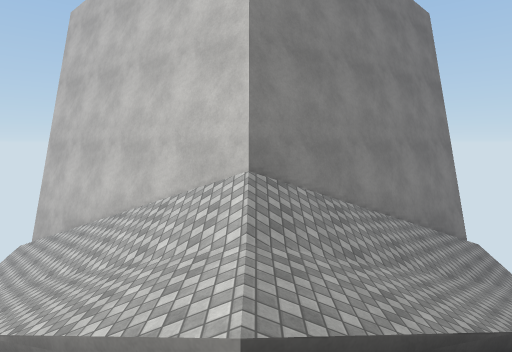
view 1 (above)

16 first-person views from a walk through a scene from a Unity 3-D project. The camera is 1.3 m above the floor, tilts 6° down and sees 80° across. The floor is counted in squares, 2 m on a side. Each view is taken from the middle of a square. On the plan, view 1 faces up. The plan holds only what a view shows up to about 10 squares ahead; the rest is blank. The place goes on beyond the plan. Surface patterns are stand-ins for the level's own textures.

view 2
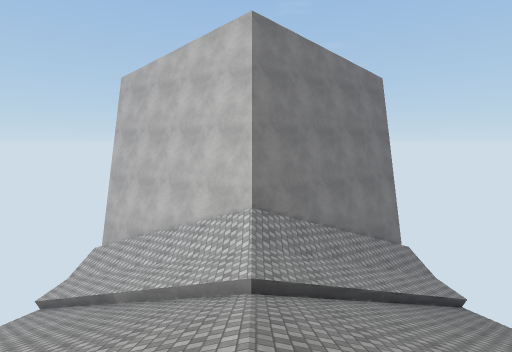

view 3
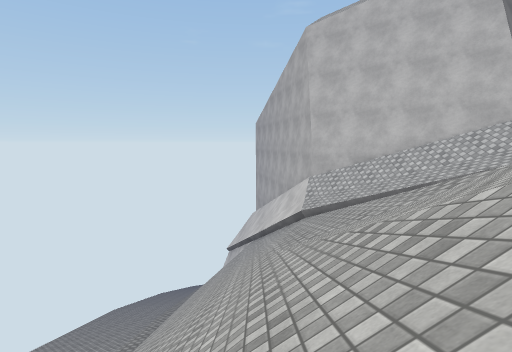

view 4
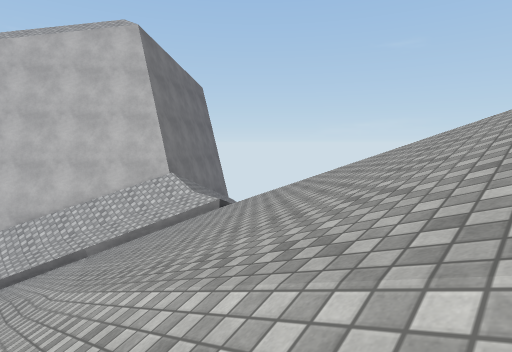

view 5
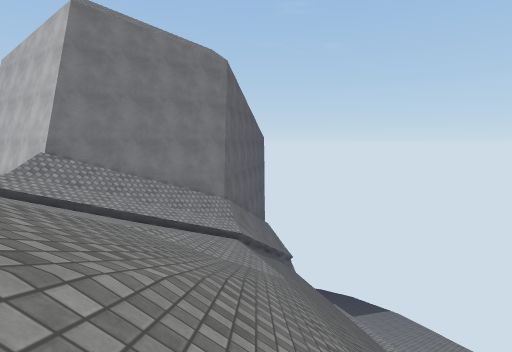

view 6
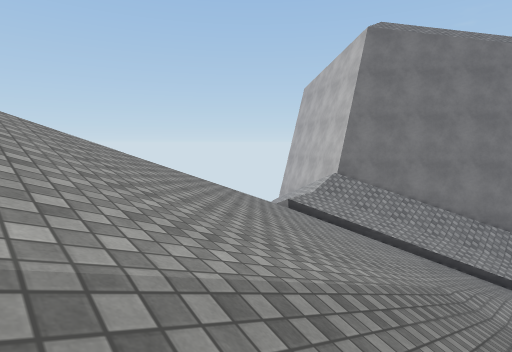

view 7
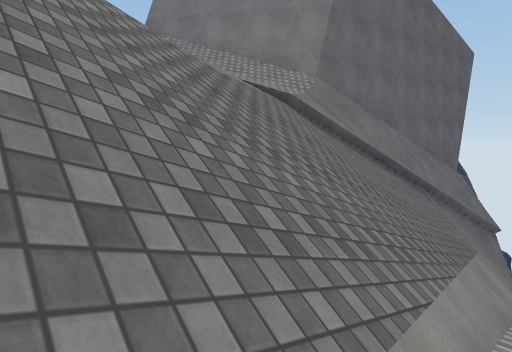

view 8
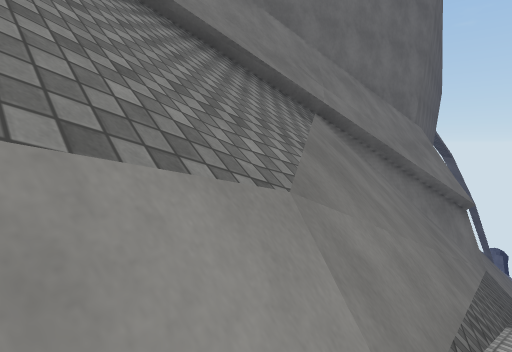

view 9
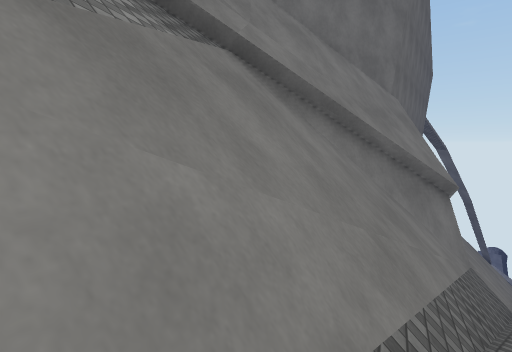

view 10
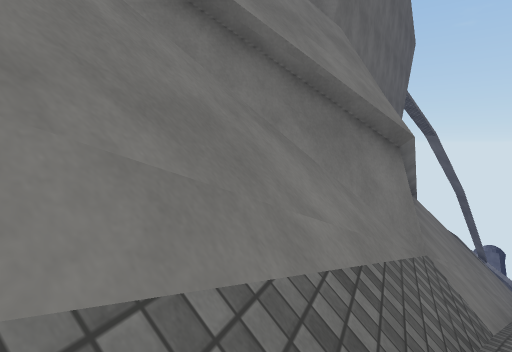

view 11
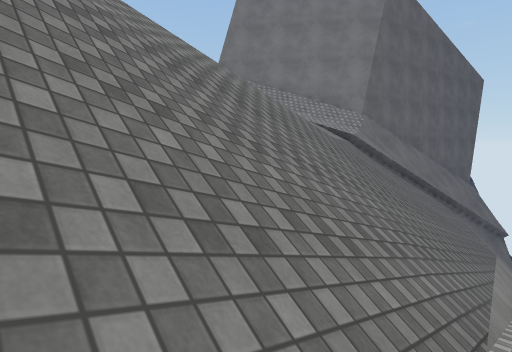

view 12
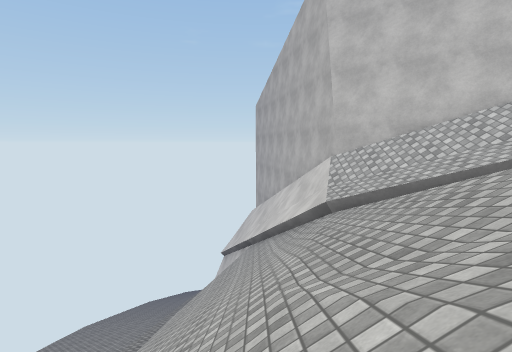

view 13
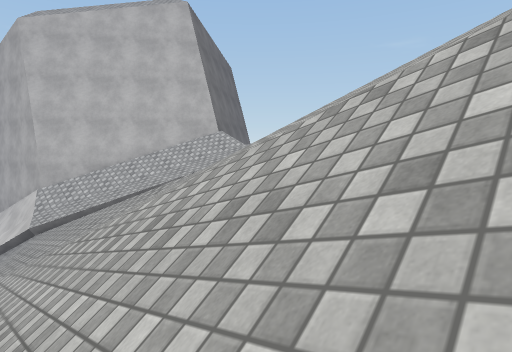

view 14
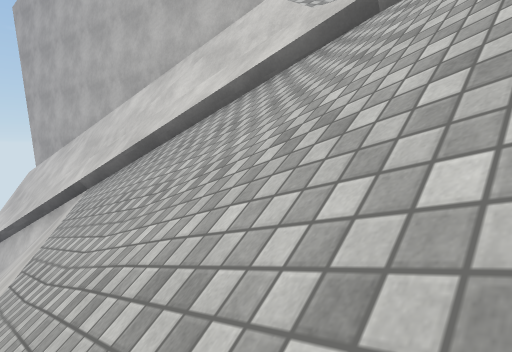

view 15
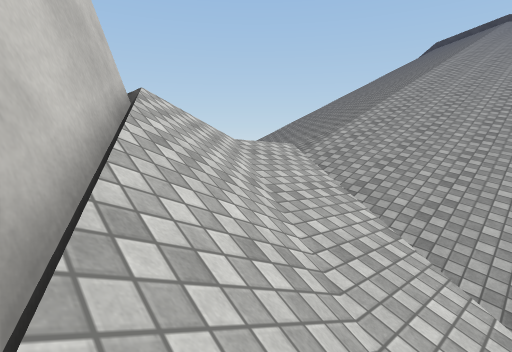

view 16
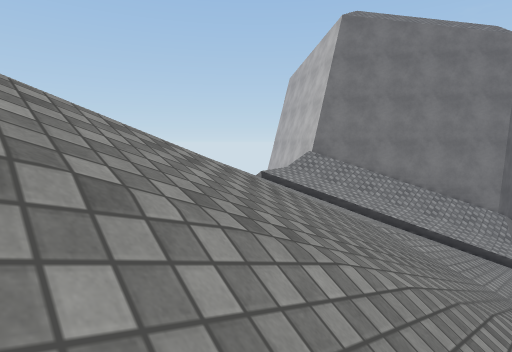

### Floor plan
Key: @ floor where view 1 was taken; # wall or solid block; . main floor; : floor 0.75 m higher than the main floor; - floor 1.5 m lower than the main floor; + floor 1.5 m higher than the main floor; * floor 8 m higher than the main floor; / step, stairs or slope; = window, fence, low wall or low ledge; v drop or lower ground.
Columns run from 10 left of view 1 to 10 right of it. Each row starts with its distance up from view 1.
 17                    #v
 16                    #v
 15                    #v
 14                    #/
 13                    #/
 12                    #/
 11                   ##/
 10                 ####/
  9    ##           #-v#/
  8 =  /##         ##/v#/
  7 = //###       ###//v/
  6 v///#/###   ###/#//=/
  5 =///#///#####////////
  4 //////////#//////////
  3 /////////////////////
  2  /////////*//////////
  1  ////////////////////
  0  /////////@//////////
 -1   //////////////////.
 -2   //////////////////.
 -3    /////////////////:
 -4    ////////////// //+
 -5    //////////////
 -6         ////
 -7         ///
 -8         //

Positions as (right, up) in squares from view 1, and headings:
1: (0, 0), facing up
2: (0, -3), facing up
3: (-7, -4), facing up
4: (-5, -5), facing up-right
5: (6, -5), facing up
6: (5, -5), facing up-left
7: (10, -1), facing up-left
8: (10, 5), facing up-left
9: (10, 7), facing up-left
10: (10, 10), facing up-left
11: (10, -4), facing up-left
12: (-7, -1), facing up
13: (-7, -5), facing up-right
14: (-9, 3), facing up-right
15: (-3, 5), facing down-right
16: (6, -5), facing up-left
